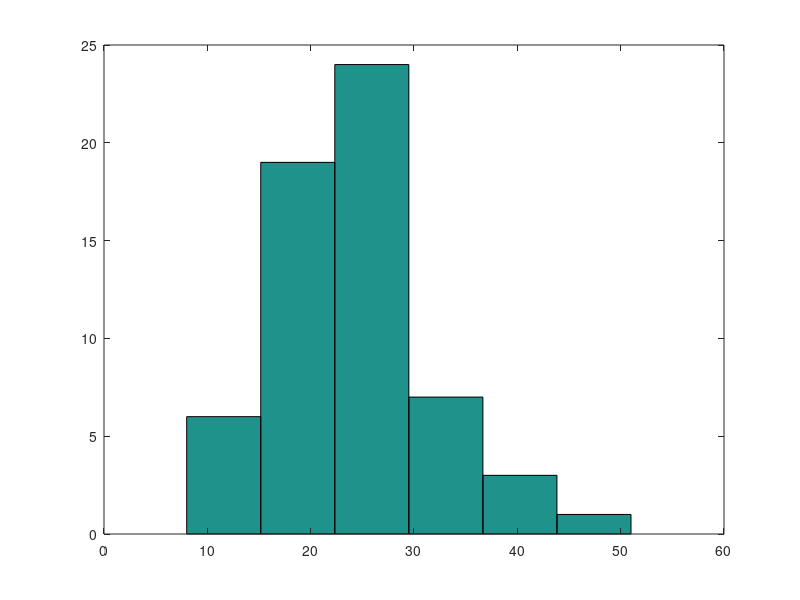

This chart was generated by the following MATLAB code:
% Dada la siguiente serie de datos, calcular las medidas de tendencia
% Central y dispersión, además hacer la representación de datos agrupados
% Dado un examen de matématica de 60 estudiantes de dos grupos paralelos
% la maxima asignatura, obtuvieron las siguientes calificaciones:

dataset=[40 33 28 25 11 21 22 17 22 19 17 16 28 26 20 15 21 20 19 24 10 22 15 16 40 23 25 26 27 18 19 20 24 08 16 27 19 23 26 41 24 51 24 23 32 31 34 35 36 21 12 24 25 28 27 29 26 28 24 30 ]
data=dataset; % lee la función datos y los guarda en data
max (data) % obtiene el elemento maximo de data
min (data) % obtiene el elemento minimo de data
sum (data) % obtiene la suma de todos los elementos del vector data
sort(data) % ordena dataset11 en forma ascendente
y= [7 12 14 15 8 4]; % es el vector de frecuencia de las 6 clases
pie (y) 
hist (data, 6)
